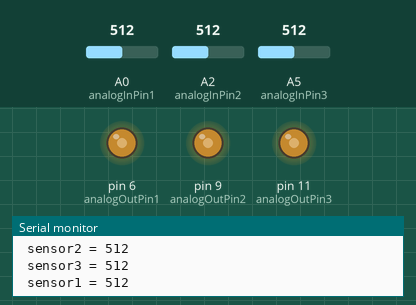
Simulated run of this sketch. Board: Arduino Uno, built with avr-gcc and run on an emulated ATmega328P. On the bench: output pins drawn as LEDs (lit = HIGH), the last lines printed to the serial monitor. The test bench sets the inputs (shaded band); at power-on: A0 (analogInPin1) = 512, A2 (analogInPin2) = 512, A5 (analogInPin3) = 512.

Above: at 1.2 s.
1.3 s: A0 (analogInPin1) set to 104
At 1.7 s:
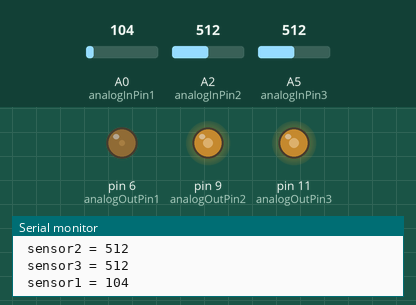
2.8 s: A0 (analogInPin1) set to 95
At 3.9 s:
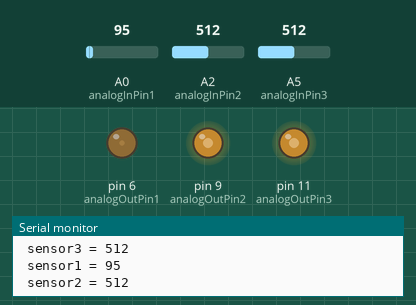
5.8 s: A2 (analogInPin2) set to 716
At 6.7 s:
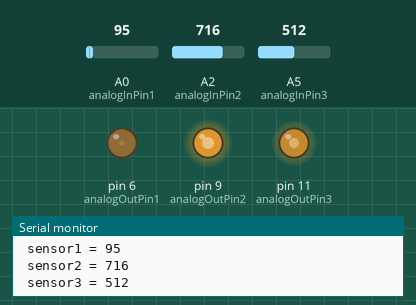
7.3 s: A5 (analogInPin3) set to 108
At 8.4 s:
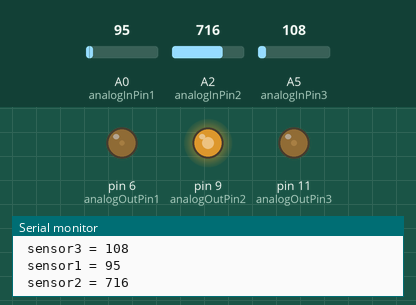
8.8 s: A5 (analogInPin3) set to 94
At 10.1 s:
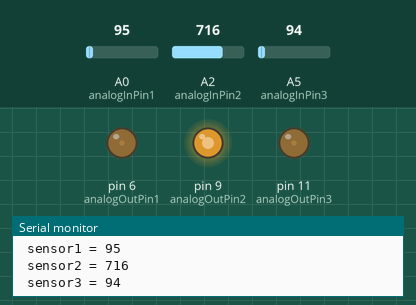
11.8 s: A2 (analogInPin2) set to 990
At 12.3 s:
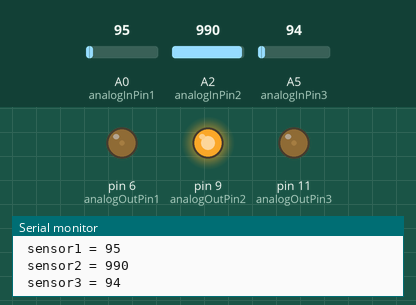
13.3 s: A2 (analogInPin2) set to 1007
Timing chart, 0 to 15.8 s (numbered marks = the images above; inputs shaded):
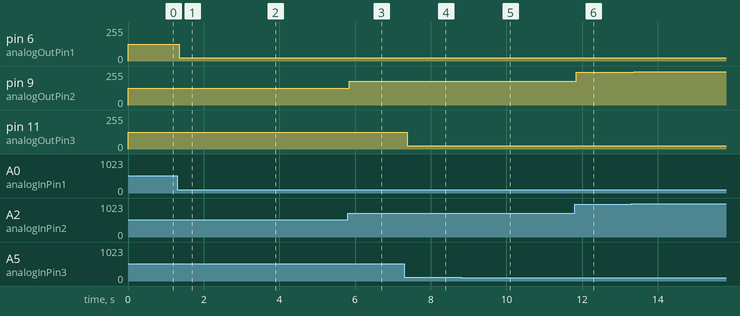

The sketch:

RGB_led.ino
```cpp
const int analogInPin1 = A0;
const int analogInPin2 = A2;
const int analogInPin3 = A5;

const int analogOutPin1 = 6;
const int analogOutPin2 = 9;
const int analogOutPin3 = 11;

int sensorValue1 = 0;
int sensorValue2 = 0;
int sensorValue3 = 0;

int outputValue1 = 0;
int outputValue2 = 0;
int outputValue3 = 0;

void setup() {
    Serial.begin(9600);
}

void loop() {
    sensorValue1 = analogRead(analogInPin1);
    sensorValue2 = analogRead(analogInPin2);
    sensorValue3 = analogRead(analogInPin3);

    Serial.print(" sensor1 = ");
    Serial.println(sensorValue1);
    outputValue1 = map(sensorValue1, 0, 1023, 0, 255);
    analogWrite(analogOutPin1, outputValue1);

    Serial.print(" sensor2 = ");
    Serial.println(sensorValue2);
    outputValue2 = map(sensorValue2, 0, 1023, 0, 255);
    analogWrite(analogOutPin2, outputValue2);


    Serial.print(" sensor3 = ");
    Serial.println(sensorValue3);
    outputValue3 = map(sensorValue3, 0, 1023, 0, 255);
    analogWrite(analogOutPin3, outputValue3);
}
```

Measured:
- after the input at 1.3 s, pin 6 (analogOutPin1): 127/255 → 25/255 after 0.05 s
- after the input at 2.8 s, pin 6 (analogOutPin1): 25/255 → 23/255 at once
- after the input at 5.8 s, pin 9 (analogOutPin2): 127/255 → 178/255 at once
- after the input at 7.3 s, pin 11 (analogOutPin3): 127/255 → 26/255 after 0.07 s
- after the input at 8.8 s, pin 11 (analogOutPin3): 26/255 → 23/255 after 0.09 s
- after the input at 11.8 s, pin 9 (analogOutPin2): 178/255 → 246/255 at once
- after the input at 13.3 s, pin 9 (analogOutPin2): 246/255 → 251/255 after 0.07 s
